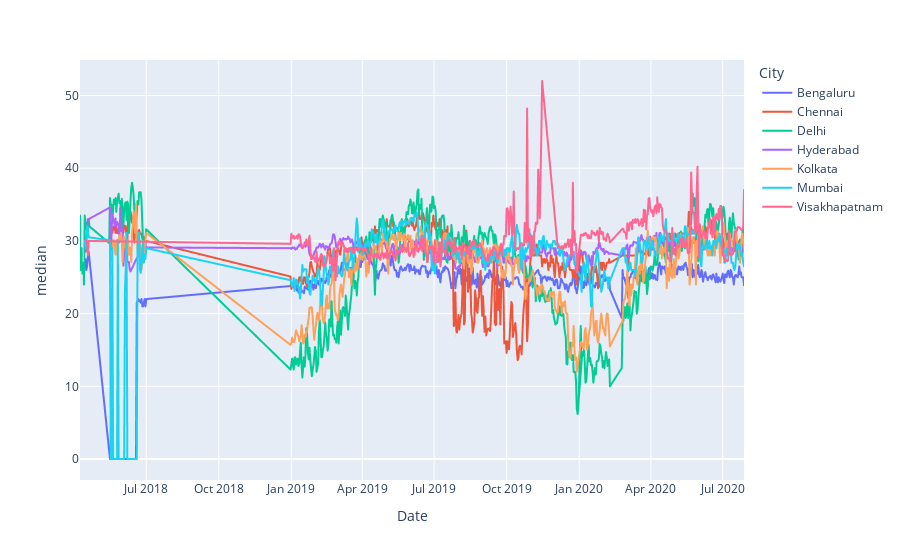

The notebook cell this image was saved under:
### Code cell
dfh=(df[df['Specie'].isin(['temperature'])])
px.line(dfh,'Date','median',color='City')

### Figure 1 — Plotly figure (JSON) as saved in the notebook; plotly's stock layout.template omitted (floating-point values rounded to 4 significant figures; data arrays with more than 128 entries replaced by an {"elided": "..."} marker saying what was removed)
{"data": [{"hovertemplate": "City=Bengaluru<br>Date=%{x}<br>median=%{y}<extra></extra>", "legendgroup": "Bengaluru", "line": {"color": "#636efa", "dash": "solid"}, "mode": "lines", "name": "Bengaluru", "showlegend": true, "type": "scattergl", "x": {"elided": "619 str values"}, "xaxis": "x", "y": {"elided": "619 float values"}, "yaxis": "y"}, {"hovertemplate": "City=Chennai<br>Date=%{x}<br>median=%{y}<extra></extra>", "legendgroup": "Chennai", "line": {"color": "#EF553B", "dash": "solid"}, "mode": "lines", "name": "Chennai", "showlegend": true, "type": "scattergl", "x": {"elided": "613 str values"}, "xaxis": "x", "y": {"elided": "613 float values"}, "yaxis": "y"}, {"hovertemplate": "City=Delhi<br>Date=%{x}<br>median=%{y}<extra></extra>", "legendgroup": "Delhi", "line": {"color": "#00cc96", "dash": "solid"}, "mode": "lines", "name": "Delhi", "showlegend": true, "type": "scattergl", "x": {"elided": "636 str values"}, "xaxis": "x", "y": {"elided": "636 float values"}, "yaxis": "y"}, {"hovertemplate": "City=Hyderabad<br>Date=%{x}<br>median=%{y}<extra></extra>", "legendgroup": "Hyderabad", "line": {"color": "#ab63fa", "dash": "solid"}, "mode": "lines", "name": "Hyderabad", "showlegend": true, "type": "scattergl", "x": {"elided": "605 str values"}, "xaxis": "x", "y": {"elided": "605 float values"}, "yaxis": "y"}, {"hovertemplate": "City=Kolkata<br>Date=%{x}<br>median=%{y}<extra></extra>", "legendgroup": "Kolkata", "line": {"color": "#FFA15A", "dash": "solid"}, "mode": "lines", "name": "Kolkata", "showlegend": true, "type": "scattergl", "x": {"elided": "613 str values"}, "xaxis": "x", "y": {"elided": "613 float values"}, "yaxis": "y"}, {"hovertemplate": "City=Mumbai<br>Date=%{x}<br>median=%{y}<extra></extra>", "legendgroup": "Mumbai", "line": {"color": "#19d3f3", "dash": "solid"}, "mode": "lines", "name": "Mumbai", "showlegend": true, "type": "scattergl", "x": {"elided": "619 str values"}, "xaxis": "x", "y": {"elided": "619 float values"}, "yaxis": "y"}, {"hovertemplate": "City=Visakhapatnam<br>Date=%{x}<br>median=%{y}<extra></extra>", "legendgroup": "Visakhapatnam", "line": {"color": "#FF6692", "dash": "solid"}, "mode": "lines", "name": "Visakhapatnam", "showlegend": true, "type": "scattergl", "x": {"elided": "537 str values"}, "xaxis": "x", "y": {"elided": "537 float values"}, "yaxis": "y"}], "layout": {"autosize": true, "legend": {"title": {"text": "City"}, "tracegroupgap": 0}, "margin": {"t": 60}, "xaxis": {"anchor": "y", "autorange": true, "domain": [0, 1], "range": ["2018-04-08", "2020-07-28"], "title": {"text": "Date"}, "type": "date"}, "yaxis": {"anchor": "x", "autorange": true, "domain": [0, 1], "range": [-2.889, 54.89], "title": {"text": "median"}, "type": "linear"}}}
